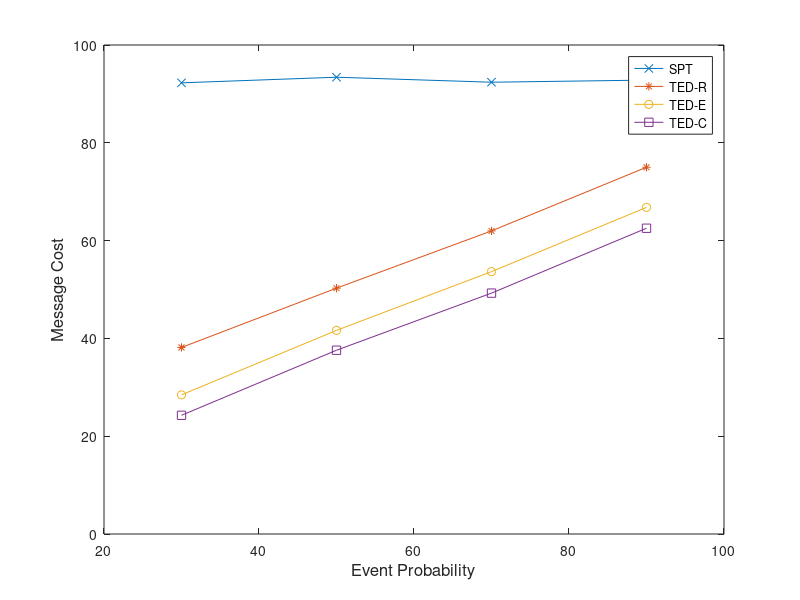

The MATLAB script that drew this image:
x=[30 50 70 90]
y=[92.264 93.411 92.39 92.821]
y1=[38.15 50.274 61.982 75.004]
y2=[28.457 41.644 53.654 66.794]
y3=[24.275 37.582 49.262 62.529]
plot(x, y, '-x', x, y1, '-*', x, y2, '-o', x, y3, '-s')
axis([20 100 0 100])
xlabel('Event Probability', 'fontsize',12)
ylabel('Message Cost','fontsize',12)
legend('SPT', 'TED-R', 'TED-E', 'TED-C')
%set(h, 'Box', 'on')
